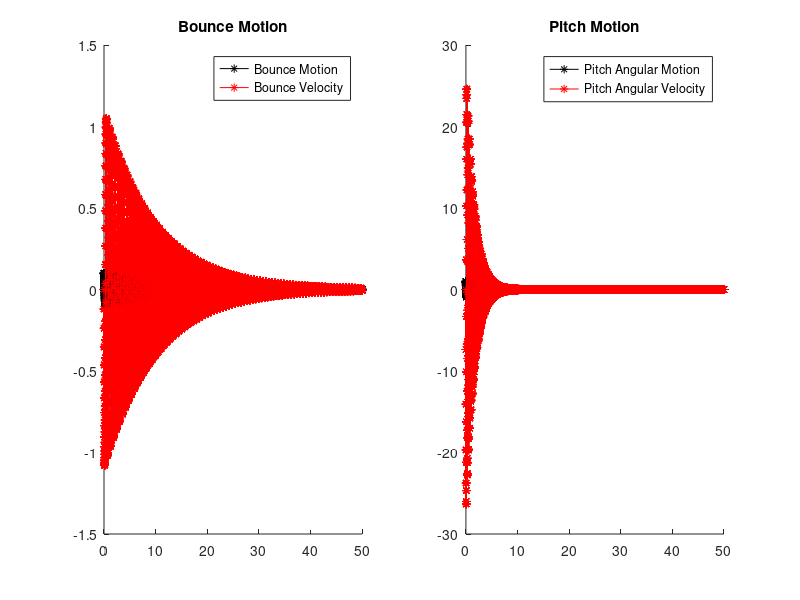
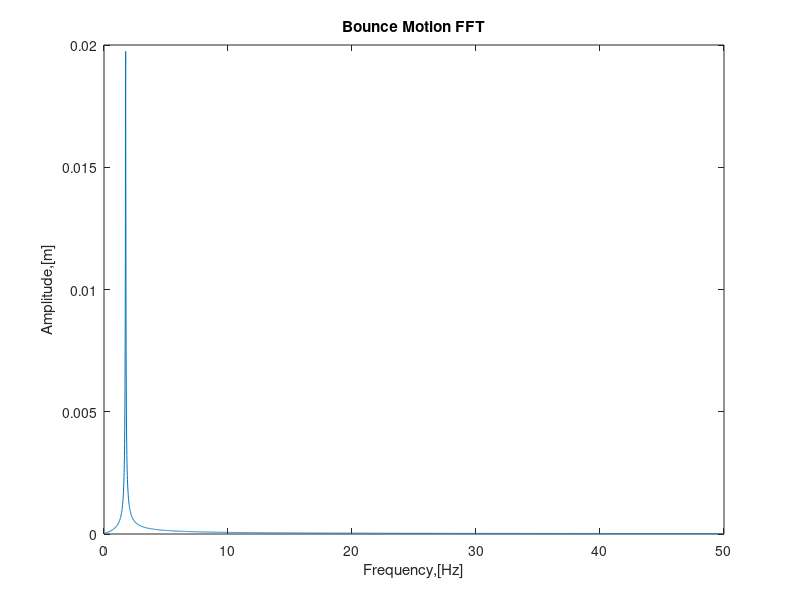
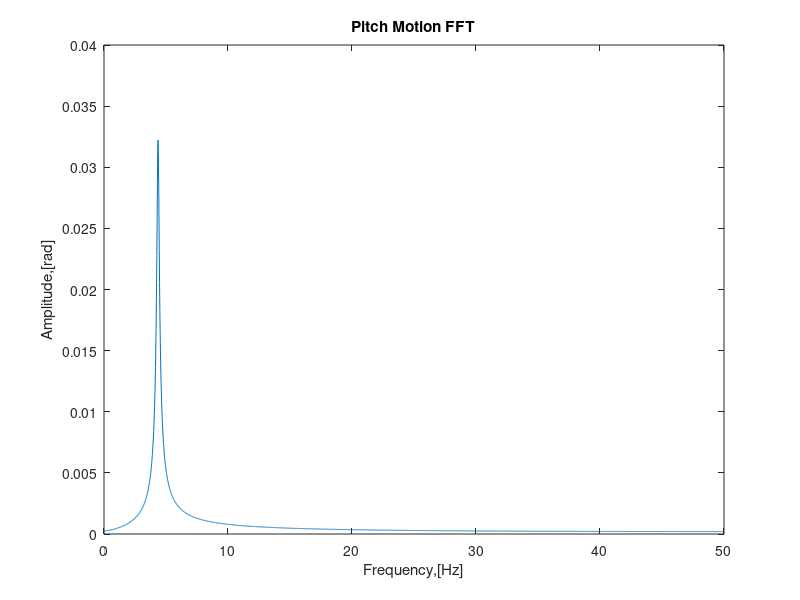

These figures' MATLAB source, in order:
clear all
close all
clc

%system parameters
%damping of front wheel
c_f = 100;
%stiffness of front wheel
k_f = 60000;
%damping of rear wheel
c_r = 100;
%stiffness of rear wheel
k_r = 60000;
%mass
m = 1000;
%mass moment of intertia about COM
j = 1000;
%front wheel offset from COM [m]
l_f = 2.5;
%rear wheel offset from COM [m] 
l_r = 2.5;

%initial conditions
%bounce
x_0 = 0.1;
x_dot_0 = 0;
%pitch
p_0 = 1.0;%radians
p_dot_0 = 0;%radians

%sampling rate
fs = 100;

%time span
time_span = [0:1/fs:50];

%type of solver
solver = 'anal';

%number of test runs for each computation
n = 10;

switch solver  
    case 'anal'
        for kk = 1:n
            tic
        %system matrices
        %mass matrix
        M = [m,0;0,j];
        %stiffness matrix
        K = [(k_r + k_f),(k_f*l_f - k_r*l_r);(k_f*l_f - k_r*l_r),(k_f*l_f^2 + k_r*l_r^2)];
        %damping matrix
        C = [(c_r + c_f),(c_f*l_f - c_r*l_r);(c_f*l_f - c_r*l_r),(c_f*l_f^2 + c_r*l_r^2)];
        
        %using polyeigen function to find out the eigenvalues and
        %eigenvectoes of the system
        %in this system, the mass matrix is associated with lambda^2,
        %stiffness matrix is associated with lambda^0 and damping matrix is
        %associated with lambda
        [eigen_vector,lambda] = polyeig(K,C,M);
        
        %the eigen values
        %for this particular case, eigen values are coming out as conjugate
        %complex pairs with negative real parts and thus the system is
        %comparitively weakly damped
        l_1 = lambda(1);
        l_2 = lambda(2);
        l_3 = lambda(3);
        l_4 = lambda(4);
        
        %eigen vector elements
        %first eigen vector
        c_11 = eigen_vector(1,1);
        c_12 = eigen_vector(2,1);
        %second eigenvector
        c_21 = eigen_vector(1,2);
        c_22 = eigen_vector(2,2);
        %3rd eigen vector
        c_31 = eigen_vector(1,3);
        c_32 = eigen_vector(2,3);
        %4th eigenvector
        c_41 = eigen_vector(1,4);
        c_42 = eigen_vector(2,4);
        
        %initial condition matrix
        w_0 = [x_0;p_0;x_dot_0;p_dot_0];
        %intermediate eigen vector matrix
        A = [c_11,c_21,c_31,c_41;c_12,c_22,c_32,c_42;l_1*c_11,l_2*c_21,l_3*c_31,l_4*c_41;l_1*c_12,l_2*c_22,l_3*c_32,l_4*c_42];
        %integration constants matrix
        int_const = A\w_0;
        
        %EOM for bounce
        x_t_anal = real(c_11*int_const(1)*exp(l_1*time_span) + c_21*int_const(2)*exp(l_2*time_span) + c_31*int_const(3)*exp(l_3*time_span) + c_41*int_const(4)*exp(l_3*time_span));
        x_t_anal = x_t_anal';
        v_t_anal = real(l_1*c_11*int_const(1)*exp(l_1*time_span) + l_2*c_21*int_const(2)*exp(l_2*time_span) + l_3*c_31*int_const(3)*exp(l_3*time_span) + l_4*c_41*int_const(4)*exp(l_4*time_span));
        %EOM for pitch
        p_t_anal = real(c_12*int_const(1)*exp(l_1*time_span) + c_22*int_const(2)*exp(l_2*time_span) + c_32*int_const(3)*exp(l_3*time_span) + c_42*int_const(4)*exp(l_4*time_span));
        p_t_anal = p_t_anal';
        vp_t_anal = real(l_1*c_12*int_const(1)*exp(l_1*time_span) + l_2*c_22*int_const(2)*exp(l_2*time_span) + l_3*c_32*int_const(3)*exp(l_3*time_span) + l_4*c_42*int_const(4)*exp(l_4*time_span));
        %computation time for each test run/loop
        computational_time_anal(kk) = toc;
        %plotting
        figure(1)
subplot(1,2,1)
hold on
aa = plot(time_span,x_t_anal,'-*','color','k')
bb = plot(time_span,v_t_anal,'-*','color','r')
legend([aa,bb],'Bounce Motion','Bounce Velocity')
title('Bounce Motion')
subplot(1,2,2)
hold on
cc = plot(time_span,p_t_anal,'-*','color','k')
dd = plot(time_span,vp_t_anal,'-*','color','r')
legend([cc,dd],'Pitch Angular Motion','Pitch Angular Velocity') 
title('Pitch Motion')
        

end
%average computation time for analytical solution
anal_time = sum(computational_time_anal)/n;

end

%angular eigen frequencies
%only works for cases of damping = 0 or damping << spring stiffness 
eigenf_angular = abs(lambda);
%eigen frequencies
eigenf = eigenf_angular/(2*pi);

% %discrete fourier transform
% %number of points for fourier transform
% % N = length(x_t_anal);
% % 
% % %sampling rate
% % fs = 100;
% % 
% % %we can only analyse frequencies which are half of the sampling rate
% % freq = [0:fs/N:fs/2];
% % 
% % tic
% % %the frequency/fourier coefficient matrix
% % y = fft(x_t_anal);
% % DFT_clocker = toc
% % 
% % %half of the elements of the frequency coefficient matirx are taken as the
% % %frequency is limited to half of the sampling rate
% % y_half = y(1:floor(N/2) + 1);
% % 
% % %for the amplitude, we have to divide each element of the frequency
% % %coefficient matrix by the number of points taken
% % y_half = y_half/length(x_t_anal);
% % 
% % %amplitudes of the signal
% % amp = abs(y_half);
% % %amp(2:end) = 2*amp(2:end);
% 
% %dft for bounce motion
% %number of data points
% N1 = length(x_t_anal);
% 
% %fundamental frequency
% omega1 = exp(-i*(2*pi)/N1);
% for iii = 1:N1
%     for jjj = 1:N1
%         DFT1(iii,jjj) = omega1^((iii-1)*(jjj-1));
%     end
% end
% 
% freq_coeffs = DFT1*x_t_anal;
% freq_coeffs = freq_coeffs(1:floor(length(freq_coeffs)/2) + 1);
% %frequency vector
% freq = [0:fs/N1:fs/2];
% 
% %amplitude
% amp = abs(freq_coeffs/length(x_t_anal));
% amp(2:end) = 2*amp(2:end);
% 
% figure(2)
% plot(freq,amp)
% xlabel('Frequency,[Hz]')
% ylabel('Amplitude,[m]')
% title('1st Eigen Frequency')
% 
% %dft for pitch motion
% %number of data points
% N2 = length(p_t_anal);
% 
% %fundamental frequency
% omega2 = exp(-i*(2*pi)/N2);
% for iii = 1:N2
%     for jjj = 1:N2
%         DFT2(iii,jjj) = omega2^((iii-1)*(jjj-1));
%     end
% end
% 
% freq_coeffs1 = DFT2*p_t_anal;
% freq_coeffs1 = freq_coeffs1(1:floor(length(freq_coeffs1)/2) + 1);
% %frequency vector
% freq1 = 0:fs/N2:fs/2;
% 
% %amplitude
% amp1 = abs(freq_coeffs1/length(p_t_anal));
% amp1(2:end) = 2*amp1(2:end);
% 
% figure(3)
% plot(freq1,amp1)
% xlabel('Frequency,[Hz]')
% ylabel('Amplitude,[m]')
% title('2nd Eigen Frequency')


%Fast Fourier Transform
%bounce motion FFT
%here the number of points (or the number of elements of the data vector
%should be greater than 2^u (or length(x_t))
u = log2(length(x_t_anal));
N = 2^ceil(u);

%frequency vector
freq_fft = [0:fs/N:fs/2];

%applying fft algorithm
tic
freq_coeffs_fft = fft(x_t_anal,N);%matlab extends the datapoint vector (x_t) by adding zero elements
FFT_timer = toc

%the frequency coefficient vector is cut in half because the frequency
%range has exactly half the values 
freq_coeffs_fft = freq_coeffs_fft(1:floor(length(freq_coeffs_fft)/2) + 1);

%amplitude
amp_fft = abs(freq_coeffs_fft/length(x_t_anal));
amp_fft(2:end) = 2*amp_fft(2:end);

figure(2)
plot(freq_fft,amp_fft)
title('Bounce Motion FFT')
xlabel('Frequency,[Hz]')
ylabel('Amplitude,[m]')

%pitch motion FFT
%here the number of points (or the number of elements of the data vector
%should be greater than 2^u (or length(x_t))
u1 = log2(length(x_t_anal));
N1 = 2^ceil(u1);

%frequency vector
freq_fft1 = [0:fs/N1:fs/2];

%applying fft algorithm
tic
freq_coeffs_fft1 = fft(p_t_anal,N1);
FFT_timer1 = toc

%the frequency coefficient vector is cut in half because the frequency
%range has exactly half the values 
freq_coeffs_fft1 = freq_coeffs_fft1(1:floor(length(freq_coeffs_fft1)/2) + 1);

%amplitude
amp_fft1 = abs(freq_coeffs_fft1/length(p_t_anal));
amp_fft1(2:end) = 2*amp_fft1(2:end);

figure(3)
plot(freq_fft1,amp_fft1)
title('Pitch Motion FFT')
xlabel('Frequency,[Hz]')
ylabel('Amplitude,[rad]')
